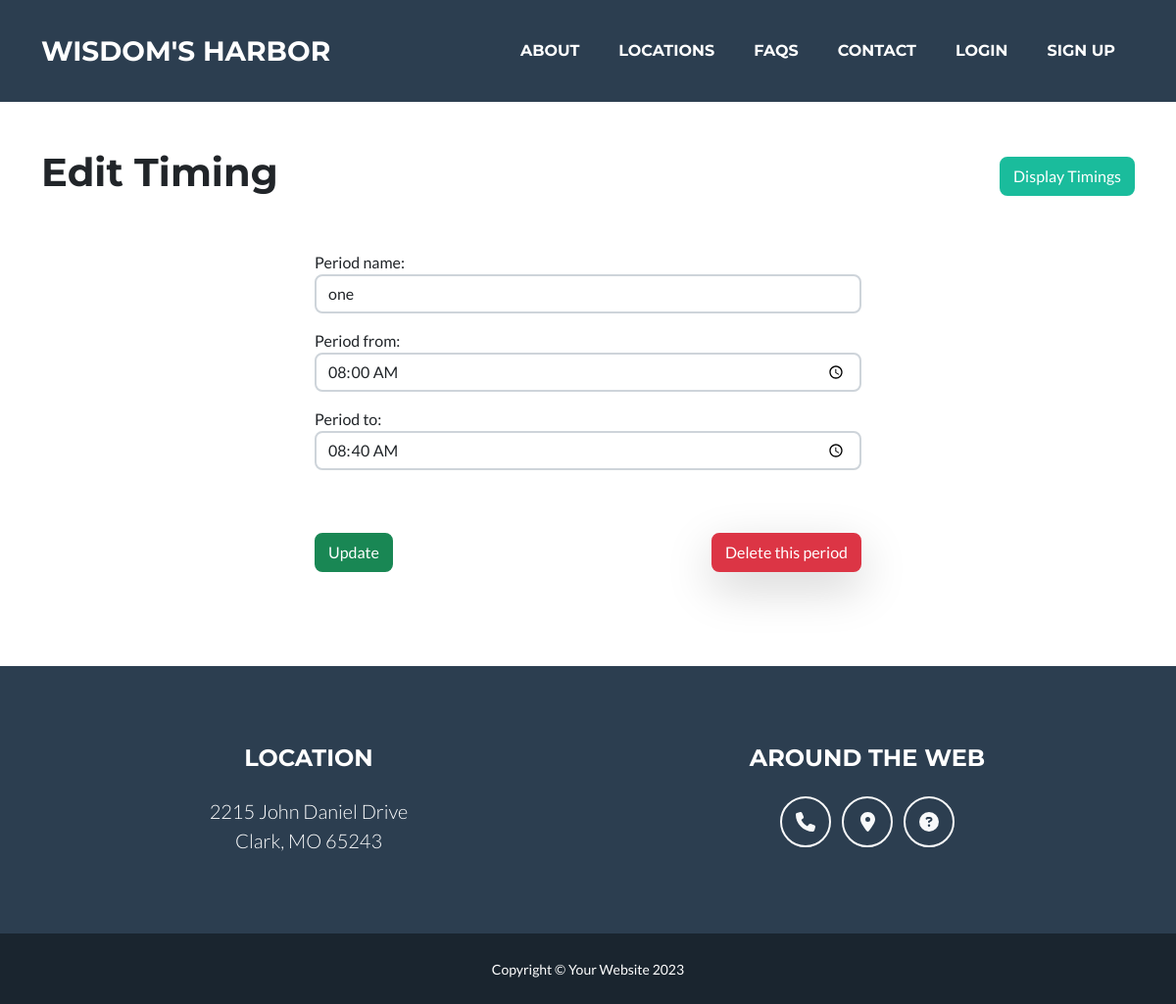
Screenshot of /timing/edit/4/ with the database file from the repository.
### school/models.py (models this page shows, shortened)
class Timing(models.Model):
    period_name = models.CharField(max_length=50, default='')
    period_from = models.TimeField()
    period_to = models.TimeField()

### school/views.py (the view, shortened to what this page needs)
# urls.py: path('timing/edit/<int:id>/', views.edit_timing, name='edit_timing'),
def edit_timing(request, id):
    current_timing = Timing.objects.get(pk=id)
    if request.method == 'GET':
        form = AddTimingForm(instance=current_timing)
        return render(request, 'edit_timing.html', { 'form':form, 'id':id })

### school/forms/add_timing.py
class AddTimingForm(forms.ModelForm):
    period_name = forms.CharField(max_length=50, widget=forms.TextInput(attrs={'class': 'form-control'}))
    period_from = forms.TimeField(widget=forms.TimeInput(attrs={'class': 'form-control', 'type': 'time'}))
    period_to = forms.TimeField(widget=forms.TimeInput(attrs={'class': 'form-control', 'type': 'time'}))
    class Meta:
        model = Timing
        fields = ('__all__')

### school/templates/edit_timing.html (shortened to what this page needs)
{% extends 'layout.html' %}
{% load static %}
{% block 'content' %}
    <div class="container d-flex flex-column align-items-center">
        <div class="my-5 d-flex align-items-center justify-content-between w-100">
            <h1>Edit Timing</h1>
            <a href="{% url 'display_timings' %}" class="btn btn-primary">Display Timings</a>
        </div>
        <form action="{% url 'edit_timing' id %}" method="POST" class="w-50">
            {{ form.as_p }}
            <div class="d-flex align-items-center justify-content-between ">
                <button class="btn btn-success my-5">Update</button>
                <a href="{% url 'delete_timing' id %}" class="shadow-lg btn btn-danger">Delete this period</a>
            </div>
        </form>
    </div>
{% endblock %}

### rows the page displays
Timing: period_name "one", period_from "08:00:00", period_to "08:40:00"
